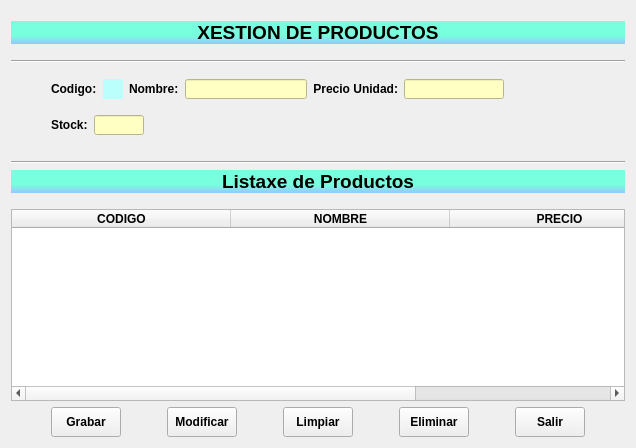
      <widget class="QWidget" name="tabProd">
       <attribute name="title">
        <string>Productos</string>
       </attribute>
       <layout class="QGridLayout" name="gridLayout_22">
        <item row="9" column="0">
         <spacer name="verticalSpacer_15">
          <property name="orientation">
           <enum>Qt::Vertical</enum>
          </property>
          <property name="sizeType">
           <enum>QSizePolicy::Fixed</enum>
          </property>
          <property name="sizeHint" stdset="0">
           <size>
            <width>20</width>
            <height>10</height>
           </size>
          </property>
         </spacer>
        </item>
        <item row="1" column="0">
         <widget class="QLabel" name="lblXestionProductos">
          <property name="font">
           <font>
            <family>Arial</family>
            <pointsize>14</pointsize>
            <weight>75</weight>
            <bold>true</bold>
           </font>
          </property>
          <property name="focusPolicy">
           <enum>Qt::NoFocus</enum>
          </property>
          <property name="autoFillBackground">
           <bool>false</bool>
          </property>
          <property name="styleSheet">
           <string notr="true">background-color: qlineargradient(spread:pad, x1:0, y1:0, x2:0, y2:1, stop:0.636364 rgba(120, 255, 221, 255), stop:1 rgba(153, 198, 255, 255));</string>
          </property>
          <property name="text">
           <string>XESTION DE PRODUCTOS</string>
          </property>
          <property name="alignment">
           <set>Qt::AlignCenter</set>
          </property>
         </widget>
        </item>
        <item row="8" column="0">
         <widget class="QLabel" name="lblListaxeProductos">
          <property name="font">
           <font>
            <family>Arial</family>
            <pointsize>14</pointsize>
            <weight>75</weight>
            <bold>true</bold>
           </font>
          </property>
          <property name="focusPolicy">
           <enum>Qt::NoFocus</enum>
          </property>
          <property name="autoFillBackground">
           <bool>false</bool>
          </property>
          <property name="styleSheet">
           <string notr="true">background-color: qlineargradient(spread:pad, x1:0, y1:0, x2:0, y2:1, stop:0.636364 rgba(120, 255, 221, 255), stop:1 rgba(153, 198, 255, 255));</string>
          </property>
          <property name="text">
           <string>Listaxe de Productos</string>
          </property>
          <property name="alignment">
           <set>Qt::AlignCenter</set>
          </property>
         </widget>
        </item>
        <item row="10" column="0">
         <widget class="QTableWidget" name="tablaPro">
          <property name="maximumSize">
           <size>
            <width>16777215</width>
            <height>16777215</height>
           </size>
          </property>
          <property name="font">
           <font>
            <family>Arial</family>
            <pointsize>10</pointsize>
            <weight>75</weight>
            <bold>true</bold>
           </font>
          </property>
          <attribute name="horizontalHeaderDefaultSectionSize">
           <number>219</number>
          </attribute>
          <column>
           <property name="text">
            <string>CODIGO</string>
           </property>
           <property name="font">
            <font>
             <family>Arial</family>
             <pointsize>9</pointsize>
             <weight>75</weight>
             <bold>true</bold>
            </font>
           </property>
           <property name="textAlignment">
            <set>AlignCenter</set>
           </property>
          </column>
          <column>
           <property name="text">
            <string>NOMBRE</string>
           </property>
           <property name="font">
            <font>
             <family>Arial</family>
             <pointsize>9</pointsize>
             <weight>75</weight>
             <bold>true</bold>
            </font>
           </property>
           <property name="textAlignment">
            <set>AlignCenter</set>
           </property>
          </column>
          <column>
           <property name="text">
            <string>PRECIO</string>
           </property>
           <property name="font">
            <font>
             <family>Arial</family>
             <pointsize>9</pointsize>
             <weight>75</weight>
             <bold>true</bold>
            </font>
           </property>
           <property name="textAlignment">
            <set>AlignCenter</set>
           </property>
          </column>
         </widget>
        </item>
        <item row="0" column="0">
         <spacer name="verticalSpacer_12">
          <property name="orientation">
           <enum>Qt::Vertical</enum>
          </property>
          <property name="sizeType">
           <enum>QSizePolicy::Fixed</enum>
          </property>
          <property name="sizeHint" stdset="0">
           <size>
            <width>20</width>
            <height>10</height>
           </size>
          </property>
         </spacer>
        </item>
        <item row="5" column="0">
         <spacer name="verticalSpacer_14">
          <property name="orientation">
           <enum>Qt::Vertical</enum>
          </property>
          <property name="sizeType">
           <enum>QSizePolicy::Fixed</enum>
          </property>
          <property name="sizeHint" stdset="0">
           <size>
            <width>20</width>
            <height>10</height>
           </size>
          </property>
         </spacer>
        </item>
        <item row="2" column="0">
         <spacer name="verticalSpacer_13">
          <property name="orientation">
           <enum>Qt::Vertical</enum>
          </property>
          <property name="sizeType">
           <enum>QSizePolicy::Fixed</enum>
          </property>
          <property name="sizeHint" stdset="0">
           <size>
            <width>20</width>
            <height>10</height>
           </size>
          </property>
         </spacer>
        </item>
        <item row="7" column="0">
         <widget class="Line" name="line_4">
          <property name="orientation">
           <enum>Qt::Horizontal</enum>
          </property>
         </widget>
        </item>
        <item row="3" column="0">
         <widget class="Line" name="line_2">
          <property name="orientation">
           <enum>Qt::Horizontal</enum>
          </property>
         </widget>
        </item>
        <item row="11" column="0">
         <layout class="QGridLayout" name="gridLayout_8">
          <item row="0" column="10">
           <spacer name="horizontalSpacer_39">
            <property name="orientation">
             <enum>Qt::Horizontal</enum>
            </property>
            <property name="sizeHint" stdset="0">
             <size>
              <width>40</width>
              <height>20</height>
             </size>
            </property>
           </spacer>
          </item>
          <item row="0" column="0">
           <spacer name="horizontalSpacer_38">
            <property name="orientation">
             <enum>Qt::Horizontal</enum>
            </property>
            <property name="sizeHint" stdset="0">
             <size>
              <width>40</width>
              <height>20</height>
             </size>
            </property>
           </spacer>
          </item>
          <item row="0" column="4">
           <spacer name="horizontalSpacer_41">
            <property name="orientation">
             <enum>Qt::Horizontal</enum>
            </property>
            <property name="sizeType">
             <enum>QSizePolicy::Fixed</enum>
            </property>
            <property name="sizeHint" stdset="0">
             <size>
              <width>40</width>
              <height>10</height>
             </size>
            </property>
           </spacer>
          </item>
          <item row="0" column="6">
           <spacer name="horizontalSpacer_42">
            <property name="orientation">
             <enum>Qt::Horizontal</enum>
            </property>
            <property name="sizeType">
             <enum>QSizePolicy::Fixed</enum>
            </property>
            <property name="sizeHint" stdset="0">
             <size>
              <width>40</width>
              <height>10</height>
             </size>
            </property>
           </spacer>
          </item>
          <item row="0" column="2">
           <spacer name="horizontalSpacer_40">
            <property name="orientation">
             <enum>Qt::Horizontal</enum>
            </property>
            <property name="sizeType">
             <enum>QSizePolicy::Fixed</enum>
            </property>
            <property name="sizeHint" stdset="0">
             <size>
              <width>40</width>
              <height>10</height>
             </size>
            </property>
           </spacer>
          </item>
          <item row="0" column="1">
           <widget class="QPushButton" name="btnAltaPro">
            <property name="sizePolicy">
             <sizepolicy hsizetype="Minimum" vsizetype="Fixed">
              <horstretch>0</horstretch>
              <verstretch>0</verstretch>
             </sizepolicy>
            </property>
            <property name="minimumSize">
             <size>
              <width>70</width>
              <height>30</height>
             </size>
            </property>
            <property name="maximumSize">
             <size>
              <width>70</width>
              <height>30</height>
             </size>
            </property>
            <property name="font">
             <font>
              <family>Arial</family>
              <pointsize>9</pointsize>
              <weight>75</weight>
              <bold>true</bold>
             </font>
            </property>
            <property name="text">
             <string>Grabar</string>
            </property>
           </widget>
          </item>
          <item row="0" column="3">
           <widget class="QPushButton" name="btnModifPro">
            <property name="enabled">
             <bool>true</bool>
            </property>
            <property name="minimumSize">
             <size>
              <width>70</width>
              <height>30</height>
             </size>
            </property>
            <property name="maximumSize">
             <size>
              <width>70</width>
              <height>30</height>
             </size>
            </property>
            <property name="sizeIncrement">
             <size>
              <width>0</width>
              <height>0</height>
             </size>
            </property>
            <property name="font">
             <font>
              <family>Arial</family>
              <pointsize>9</pointsize>
              <weight>75</weight>
              <bold>true</bold>
             </font>
            </property>
            <property name="text">
             <string>Modificar</string>
            </property>
           </widget>
          </item>
          <item row="0" column="7">
           <widget class="QPushButton" name="btnBajaPro">
            <property name="enabled">
             <bool>true</bool>
            </property>
            <property name="minimumSize">
             <size>
              <width>70</width>
              <height>30</height>
             </size>
            </property>
            <property name="maximumSize">
             <size>
              <width>70</width>
              <height>30</height>
             </size>
            </property>
            <property name="sizeIncrement">
             <size>
              <width>0</width>
              <height>0</height>
             </size>
            </property>
            <property name="font">
             <font>
              <family>Arial</family>
              <pointsize>9</pointsize>
              <weight>75</weight>
              <bold>true</bold>
             </font>
            </property>
            <property name="text">
             <string>Eliminar</string>
            </property>
           </widget>
          </item>
          <item row="0" column="9">
           <widget class="QPushButton" name="btnSalirPro">
            <property name="enabled">
             <bool>true</bool>
            </property>
            <property name="minimumSize">
             <size>
              <width>70</width>
              <height>30</height>
             </size>
            </property>
            <property name="maximumSize">
             <size>
              <width>70</width>
              <height>30</height>
             </size>
            </property>
            <property name="sizeIncrement">
             <size>
              <width>0</width>
              <height>0</height>
             </size>
            </property>
            <property name="font">
             <font>
              <family>Arial</family>
              <pointsize>9</pointsize>
              <weight>75</weight>
              <bold>true</bold>
             </font>
            </property>
            <property name="text">
             <string>Salir</string>
            </property>
           </widget>
          </item>
          <item row="0" column="5">
           <widget class="QPushButton" name="btnLimpiarPro">
            <property name="enabled">
             <bool>true</bool>
            </property>
            <property name="minimumSize">
             <size>
              <width>70</width>
              <height>30</height>
             </size>
            </property>
            <property name="maximumSize">
             <size>
              <width>70</width>
              <height>30</height>
             </size>
            </property>
            <property name="sizeIncrement">
             <size>
              <width>0</width>
              <height>0</height>
             </size>
            </property>
            <property name="font">
             <font>
              <family>Arial</family>
              <pointsize>9</pointsize>
              <weight>75</weight>
              <bold>true</bold>
             </font>
            </property>
            <property name="text">
             <string>Limpiar</string>
            </property>
           </widget>
          </item>
          <item row="0" column="8">
           <spacer name="horizontalSpacer_43">
            <property name="orientation">
             <enum>Qt::Horizontal</enum>
            </property>
            <property name="sizeType">
             <enum>QSizePolicy::Fixed</enum>
            </property>
            <property name="sizeHint" stdset="0">
             <size>
              <width>40</width>
              <height>10</height>
             </size>
            </property>
           </spacer>
          </item>
         </layout>
        </item>
        <item row="4" column="0">
         <layout class="QGridLayout" name="gridLayout_21">
          <item row="0" column="1">
           <spacer name="verticalSpacer_16">
            <property name="orientation">
             <enum>Qt::Vertical</enum>
            </property>
            <property name="sizeType">
             <enum>QSizePolicy::Fixed</enum>
            </property>
            <property name="sizeHint" stdset="0">
             <size>
              <width>20</width>
              <height>10</height>
             </size>
            </property>
           </spacer>
          </item>
          <item row="1" column="1">
           <layout class="QGridLayout" name="gridLayout_20">
            <item row="0" column="3">
             <widget class="QLineEdit" name="editNombrePro">
              <property name="maximumSize">
               <size>
                <width>200</width>
                <height>20</height>
               </size>
              </property>
              <property name="styleSheet">
               <string notr="true">background-color: rgb(255, 255, 196);
</string>
              </property>
             </widget>
            </item>
            <item row="0" column="4">
             <widget class="QLabel" name="lblPrecio_Unidad">
              <property name="maximumSize">
               <size>
                <width>100</width>
                <height>20</height>
               </size>
              </property>
              <property name="font">
               <font>
                <family>Arial</family>
                <pointsize>9</pointsize>
                <weight>75</weight>
                <bold>true</bold>
               </font>
              </property>
              <property name="text">
               <string>Precio Unidad:</string>
              </property>
              <property name="alignment">
               <set>Qt::AlignRight|Qt::AlignTrailing|Qt::AlignVCenter</set>
              </property>
             </widget>
            </item>
            <item row="0" column="0">
             <widget class="QLabel" name="lblCodigo">
              <property name="minimumSize">
               <size>
                <width>20</width>
                <height>20</height>
               </size>
              </property>
              <property name="maximumSize">
               <size>
                <width>50</width>
                <height>20</height>
               </size>
              </property>
              <property name="font">
               <font>
                <family>Arial</family>
                <pointsize>9</pointsize>
                <weight>75</weight>
                <bold>true</bold>
               </font>
              </property>
              <property name="text">
               <string>Codigo:</string>
              </property>
             </widget>
            </item>
            <item row="0" column="2">
             <widget class="QLabel" name="lblNombre">
              <property name="font">
               <font>
                <family>Arial</family>
                <pointsize>9</pointsize>
                <weight>75</weight>
                <bold>true</bold>
               </font>
              </property>
              <property name="text">
               <string>Nombre:</string>
              </property>
             </widget>
            </item>
            <item row="0" column="1">
             <widget class="QLabel" name="lblCodigoPro">
              <property name="minimumSize">
               <size>
                <width>20</width>
                <height>20</height>
               </size>
              </property>
              <property name="maximumSize">
               <size>
                <width>20</width>
                <height>20</height>
               </size>
              </property>
              <property name="font">
               <font>
                <family>Arial</family>
                <pointsize>8</pointsize>
               </font>
              </property>
              <property name="styleSheet">
               <string notr="true">background-color: rgb(187, 255, 253);</string>
              </property>
              <property name="text">
               <string/>
              </property>
             </widget>
            </item>
            <item row="0" column="5">
             <widget class="QLineEdit" name="editPrecioPro">
              <property name="maximumSize">
               <size>
                <width>100</width>
                <height>20</height>
               </size>
              </property>
              <property name="styleSheet">
               <string notr="true">background-color: rgb(255, 255, 196);
</string>
              </property>
             </widget>
            </item>
            <item row="0" column="6">
             <spacer name="horizontalSpacer_4">
              <property name="orientation">
               <enum>Qt::Horizontal</enum>
              </property>
              <property name="sizeHint" stdset="0">
               <size>
                <width>40</width>
                <height>20</height>
               </size>
              </property>
             </spacer>
            </item>
           </layout>
          </item>
          <item row="3" column="1">
           <layout class="QHBoxLayout" name="horizontalLayout_6">
            <item>
             <widget class="QLabel" name="lblStock">
              <property name="maximumSize">
               <size>
                <width>50</width>
                <height>20</height>
               </size>
              </property>
              <property name="font">
               <font>
                <family>Arial</family>
                <pointsize>9</pointsize>
                <weight>75</weight>
                <bold>true</bold>
               </font>
              </property>
              <property name="text">
               <string>Stock:</string>
              </property>
             </widget>
            </item>
            <item>
             <widget class="QLineEdit" name="editStock">
              <property name="maximumSize">
               <size>
                <width>50</width>
                <height>20</height>
               </size>
              </property>
              <property name="styleSheet">
               <string notr="true">background-color: rgb(255, 255, 196);
</string>
              </property>
             </widget>
            </item>
            <item>
             <spacer name="horizontalSpacer_37">
              <property name="orientation">
               <enum>Qt::Horizontal</enum>
              </property>
              <property name="sizeHint" stdset="0">
               <size>
                <width>40</width>
                <height>20</height>
               </size>
              </property>
             </spacer>
            </item>
           </layout>
          </item>
          <item row="1" column="0">
           <spacer name="horizontalSpacer_5">
            <property name="orientation">
             <enum>Qt::Horizontal</enum>
            </property>
            <property name="sizeType">
             <enum>QSizePolicy::Fixed</enum>
            </property>
            <property name="sizeHint" stdset="0">
             <size>
              <width>40</width>
              <height>20</height>
             </size>
            </property>
           </spacer>
          </item>
          <item row="2" column="1">
           <spacer name="verticalSpacer_18">
            <property name="orientation">
             <enum>Qt::Vertical</enum>
            </property>
            <property name="sizeType">
             <enum>QSizePolicy::Fixed</enum>
            </property>
            <property name="sizeHint" stdset="0">
             <size>
              <width>20</width>
              <height>10</height>
             </size>
            </property>
           </spacer>
          </item>
         </layout>
        </item>
        <item row="6" column="0">
         <spacer name="verticalSpacer_17">
          <property name="orientation">
           <enum>Qt::Vertical</enum>
          </property>
          <property name="sizeType">
           <enum>QSizePolicy::Fixed</enum>
          </property>
          <property name="sizeHint" stdset="0">
           <size>
            <width>20</width>
            <height>10</height>
           </size>
          </property>
         </spacer>
        </item>
       </layout>
      </widget>
